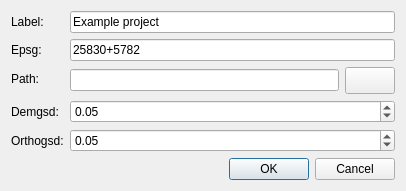
<?xml version="1.0" encoding="UTF-8"?>
<ui version="4.0">
 <class>SampleDialog</class>
 <widget class="QDialog" name="SampleDialog">
  <property name="geometry">
   <rect>
    <x>0</x>
    <y>0</y>
    <width>406</width>
    <height>174</height>
   </rect>
  </property>
  <property name="windowTitle">
   <string>Project</string>
  </property>
  <layout class="QVBoxLayout" name="verticalLayout">
   <item>
      <layout class="QFormLayout" name="formLayout">
        <item row="0" column="0">
     <widget class="QLabel" name="label_Label">
          <property name="text">
          <string>Label:</string>
          </property>
     </widget>
     </item>
<item row="0" column="1">
     
     <widget class="QLineEdit" name="Label">
          <property name="field_name" stdset="0">
               <string>Label</string>
          </property>
          <property name="key" stdset="0">
               <string>lineedit</string>
          </property>
          <property name="prop_name" stdset="0">
               <string>text</string>
          </property> 
                      
                    <property name="toolTip" stdset="0">
                        <string>Etiqueta con la que se nombrarán los productos resultantes</string>
                    </property>
                   
          
        <property name="text">
            <string>Example project</string>
        </property>
        
     </widget>
     
</item>
  <item row="1" column="0">
     <widget class="QLabel" name="label_EPSG">
          <property name="text">
          <string>Epsg:</string>
          </property>
     </widget>
     </item>
<item row="1" column="1">
     
     <widget class="QLineEdit" name="EPSG">
          <property name="field_name" stdset="0">
               <string>EPSG</string>
          </property>
          <property name="key" stdset="0">
               <string>lineedit</string>
          </property>
          <property name="prop_name" stdset="0">
               <string>text</string>
          </property> 
                      
                    <property name="toolTip" stdset="0">
                        <string>Código EPSG con el que se exportarán los productos resultantes</string>
                    </property>
                   
          
        <property name="text">
            <string>25830+5782</string>
        </property>
        
     </widget>
     
</item>
  <item row="2" column="0">
     <widget class="QLabel" name="label_Path">
          <property name="text">
          <string>Path:</string>
          </property>
     </widget>
     </item>
<item row="2" column="1">
     <layout class="QHBoxLayout" name="horizontalLayout">
    <item>
     <widget class="QLineEdit" name="Path">
          <property name="field_name" stdset="0">
               <string>Path</string>
          </property>
          <property name="key" stdset="0">
               <string>file</string>
          </property>
          <property name="prop_name" stdset="0">
               <string>text</string>
          </property> 
                      
                    <property name="type" stdset="0">
                        <string>folder</string>
                    </property>
                            
                    <property name="toolTip" stdset="0">
                        <string>Ruta del directorio de resultados</string>
                    </property>
                   
          
        <property name="text">
            <string></string>
        </property>
        
     </widget>
     </item>
<item>
    <widget class="QPushButton" name="fileWidgetButton_Path">
    <property name="sizePolicy">
    <sizepolicy hsizetype="Preferred" vsizetype="Fixed">
    <horstretch>0</horstretch>
    <verstretch>0</verstretch>
    </sizepolicy>
    </property>
    <property name="maximumSize">
    <size>
    <width>50</width>
    <height>16777215</height>
    </size>
    </property>
    <property name="font">
    <font>
    <pointsize>12</pointsize>
    <bold>true</bold>
    </font>
    </property>
    <property name="for_file_widget" stdset="0">
        <string>Path</string>
    </property>  
    </widget>
</item>
</layout>
</item>
  <item row="3" column="0">
     <widget class="QLabel" name="label_DemGSD">
          <property name="text">
          <string>Demgsd:</string>
          </property>
     </widget>
     </item>
<item row="3" column="1">
     
     <widget class="QDoubleSpinBox" name="DemGSD">
          <property name="field_name" stdset="0">
               <string>DemGSD</string>
          </property>
          <property name="key" stdset="0">
               <string>double</string>
          </property>
          <property name="prop_name" stdset="0">
               <string>value</string>
          </property> 
                      
                    <property name="decimals" stdset="0">
                        <number>2</number>
                    </property>
                            
                    <property name="minimum" stdset="0">
                        <string>0.0</string>
                    </property>
                            
                    <property name="maximum" stdset="0">
                        <string>2.0</string>
                    </property>
                            
                    <property name="singleStep" stdset="0">
                        <string>0.01</string>
                    </property>
                            
                    <property name="toolTip" stdset="0">
                        <string>Resolución en metros con la que se exportarán el modelo digital de superficies y del terreno (0 para máxima posible)</string>
                    </property>
                   
          
        <property name="value">
            <double>0.05</double>
        </property>
        
     </widget>
     
</item>
  <item row="4" column="0">
     <widget class="QLabel" name="label_OrthoGSD">
          <property name="text">
          <string>Orthogsd:</string>
          </property>
     </widget>
     </item>
<item row="4" column="1">
     
     <widget class="QDoubleSpinBox" name="OrthoGSD">
          <property name="field_name" stdset="0">
               <string>OrthoGSD</string>
          </property>
          <property name="key" stdset="0">
               <string>double</string>
          </property>
          <property name="prop_name" stdset="0">
               <string>value</string>
          </property> 
                      
                    <property name="decimals" stdset="0">
                        <number>2</number>
                    </property>
                            
                    <property name="minimum" stdset="0">
                        <string>0.0</string>
                    </property>
                            
                    <property name="maximum" stdset="0">
                        <string>2.0</string>
                    </property>
                            
                    <property name="singleStep" stdset="0">
                        <string>0.01</string>
                    </property>
                            
                    <property name="toolTip" stdset="0">
                        <string>Resolución en metros con la que se exportará el ortomosaico (0 para máxima posible)</string>
                    </property>
                   
          
        <property name="value">
            <double>0.05</double>
        </property>
        
     </widget>
     
</item>
  
      </layout>
   </item>
   <item>
    <widget class="QDialogButtonBox" name="buttonBox">
     <property name="standardButtons">
      <set>QDialogButtonBox::Cancel|QDialogButtonBox::Ok</set>
     </property>
    </widget>
   </item>
  </layout>
 </widget>
 <resources/>
 <connections>
  <connection>
   <sender>buttonBox</sender>
   <signal>rejected()</signal>
   <receiver>SampleDialog</receiver>
   <slot>reject()</slot>
  </connection>
  <connection>
   <sender>buttonBox</sender>
   <signal>accepted()</signal>
   <receiver>SampleDialog</receiver>
   <slot>accept()</slot>
  </connection>
  
 </connections>
  <slots>
    <slot>listAddButtonClicked()</slot>
    <slot>fileWidgetButtonClicked()</slot>
    <slot>imageWidgetRemoveButtonClicked()</slot>
    <slot>imageWidgetChangeButtonClicked()</slot>
    <slot>imagesWidgetChangeDirectoryButtonClicked()</slot>
    <slot>listDeleteButtonClicked()</slot>
    <slot>objectDetailButtonClicked()</slot>
    <slot>tableAddButtonClicked()</slot>
    <slot>tableDeleteButtonClicked()</slot>
    <slot>simpleGridFirstPageButtonClicked()</slot>
    <slot>simpleGridPreviousPageButtonClicked()</slot>
    <slot>simpleGridNextPageButtonClicked()</slot>
    <slot>simpleGridLastPageButtonClicked()</slot>
    <slot>simpleGridPageCountComboChanged()</slot>


 </slots>
</ui>
